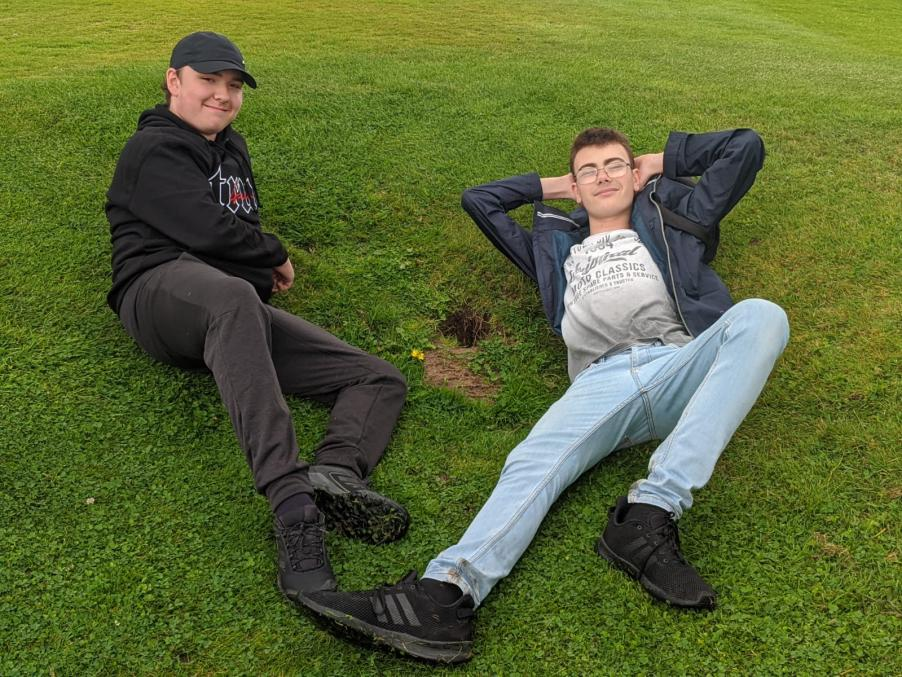
#> input picture src/imagelibrary/20843cd8-907b-4d8d-aaff-41742acf12fe.jpg, 902 x 677 px, found by its file name; its folder holds only this picture in this run
$ python main.py
#> lines starting #> are read from the running program, lines starting #| are printed output that depends on the picture
#> the answer given: 3
from PIL import Image , ImageEnhance , ImageFont , ImageDraw
import random
import os

num = 0
maxnum = 10

def DeepFry(image):
    size = image.size
#> size = (902, 677)
    sharp = ImageEnhance.Sharpness (image.convert('RGB'))
    image = sharp.enhance(10.0)
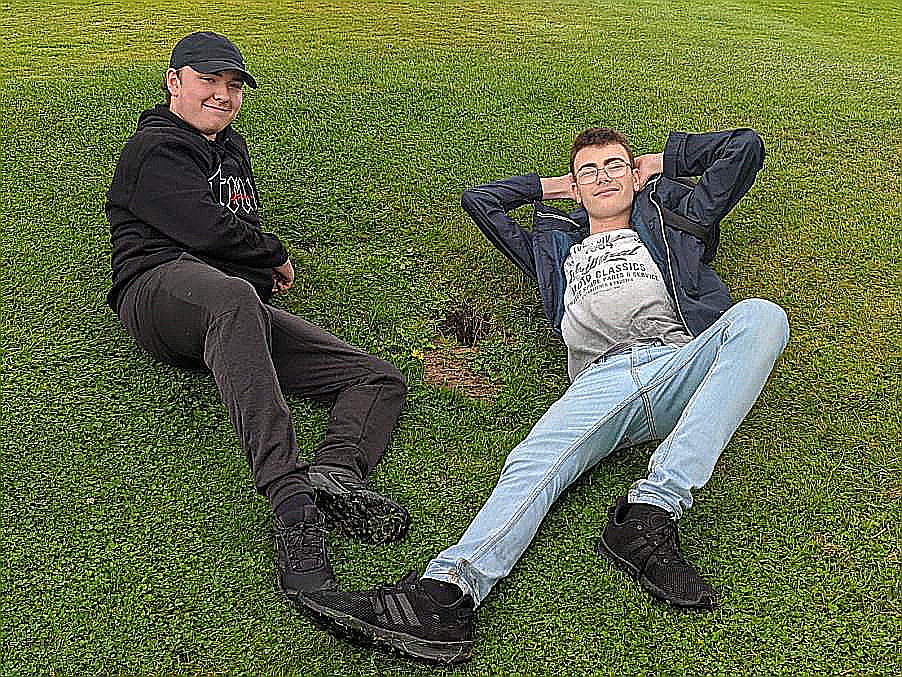
#> image: PIL image 902x677 RGB; mean R, G, B 96.5, 106.8, 66.7
    colour = ImageEnhance.Color (image)
    image = colour.enhance(5.0)
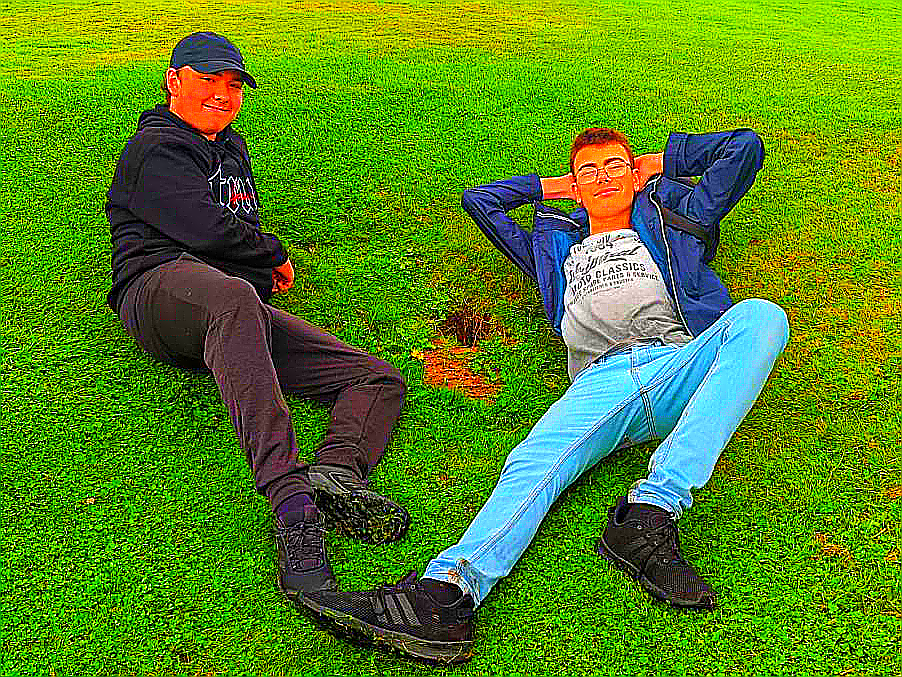
#> image: PIL image 902x677 RGB; mean R, G, B 86.9, 134.4, 33.2

    return image

def AddText(image):
    width = image.size[0]
#> width = 902
    height = image.size[1]
#> height = 677

    font = ImageFont.truetype("impact.ttf",(int(width/4)))
#> (the run stopped early here; a loop or call above may not have finished)

$ run again, on src/imagelibrary/chrissy.PNG
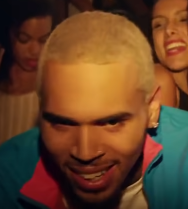
#> input picture src/imagelibrary/chrissy.PNG, 188 x 209 px, found by its file name
#> size = (188, 209)
#> in DeepFry, `image = sharp.enhance(10.0)`:
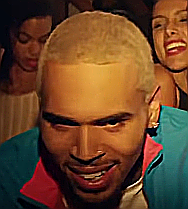
#> image: PIL image 188x209 RGB; mean R, G, B 104.7, 68.3, 41
#> in DeepFry, `image = colour.enhance(5.0)`:
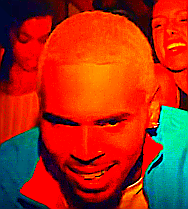
#> image: PIL image 188x209 RGB; mean R, G, B 168.8, 46.9, 24.1
#> width = 188
